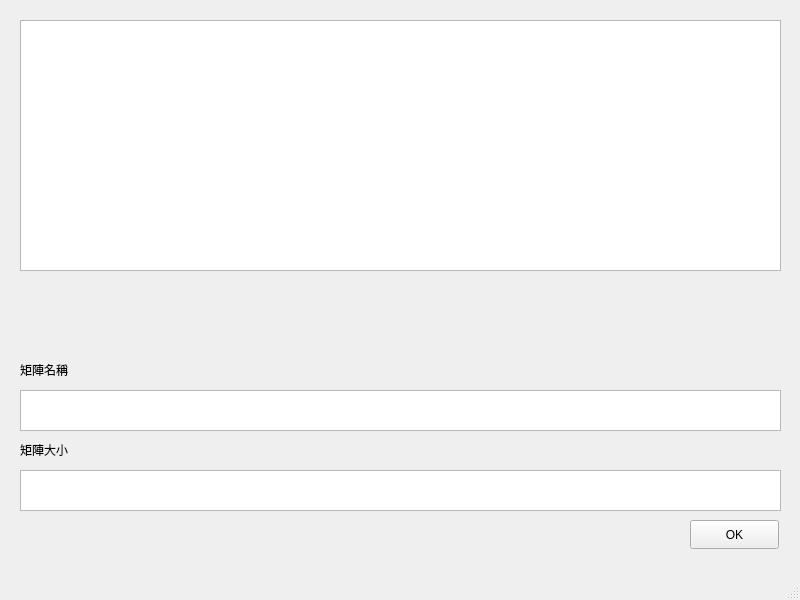
<?xml version="1.0" encoding="UTF-8"?>
<ui version="4.0">
 <class>MainWindow</class>
 <widget class="QMainWindow" name="MainWindow">
  <property name="geometry">
   <rect>
    <x>0</x>
    <y>0</y>
    <width>800</width>
    <height>600</height>
   </rect>
  </property>
  <property name="windowTitle">
   <string>MainWindow</string>
  </property>
  <widget class="QWidget" name="centralwidget">
   <widget class="QTextEdit" name="nameEdit">
    <property name="geometry">
     <rect>
      <x>20</x>
      <y>390</y>
      <width>761</width>
      <height>41</height>
     </rect>
    </property>
   </widget>
   <widget class="QLabel" name="label">
    <property name="geometry">
     <rect>
      <x>20</x>
      <y>360</y>
      <width>63</width>
      <height>20</height>
     </rect>
    </property>
    <property name="text">
     <string>矩陣名稱</string>
    </property>
   </widget>
   <widget class="QLabel" name="label_2">
    <property name="geometry">
     <rect>
      <x>20</x>
      <y>440</y>
      <width>63</width>
      <height>20</height>
     </rect>
    </property>
    <property name="text">
     <string>矩陣大小</string>
    </property>
   </widget>
   <widget class="QTextEdit" name="sizeEdit">
    <property name="geometry">
     <rect>
      <x>20</x>
      <y>470</y>
      <width>761</width>
      <height>41</height>
     </rect>
    </property>
   </widget>
   <widget class="QPushButton" name="okButton">
    <property name="geometry">
     <rect>
      <x>690</x>
      <y>520</y>
      <width>89</width>
      <height>29</height>
     </rect>
    </property>
    <property name="text">
     <string>OK</string>
    </property>
   </widget>
   <widget class="QTextBrowser" name="textBrowser">
    <property name="geometry">
     <rect>
      <x>20</x>
      <y>20</y>
      <width>761</width>
      <height>251</height>
     </rect>
    </property>
   </widget>
  </widget>
  <widget class="QMenuBar" name="menubar">
   <property name="geometry">
    <rect>
     <x>0</x>
     <y>0</y>
     <width>800</width>
     <height>25</height>
    </rect>
   </property>
  </widget>
  <widget class="QStatusBar" name="statusbar"/>
 </widget>
 <resources/>
 <connections/>
</ui>
